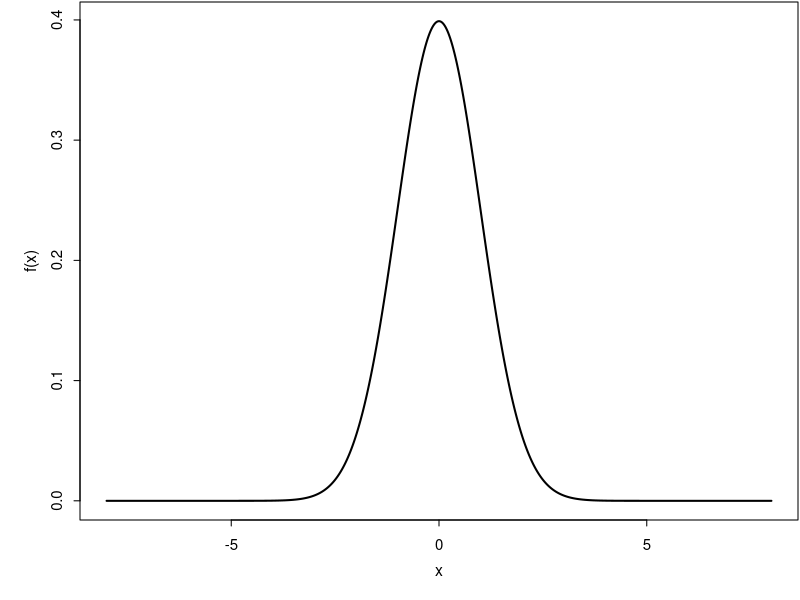

This figure's R source: (Note: this script raises an error after producing the figure.)
# 35% wnioskow odrzuconych
# przyjecie lub odrzucenie to zmienna losowa o rozkladzie bernoulliego
# proba to 20 wnioskow

#a narysowac rozklad prawdopodobienstwa
par(mar = c(4, 4, .1, .1), cex.lab = .95, cex.axis = .9, mgp = c(2, .7, 0), tcl = -.3)
x <- seq(-8, 8, by=0.01) #przedzial: jakie wartosci przyjmuje x
plot(x, dnorm(x), type="l", lwd=2, ylab="f(x)") # "l" - linia, 2 - grubosc lini
lines(x, dbinom(1, 20, 0.35), lwd=2, col="red2") # "red2" - kolor

#b prawdopodobienstwo ze 3 wnioski odrzucone
#c prawdopodobienstwo ze 10 wnioskow przyjetych
#d prawdopodobienstwo ze przynajmniej 10 przyjetych